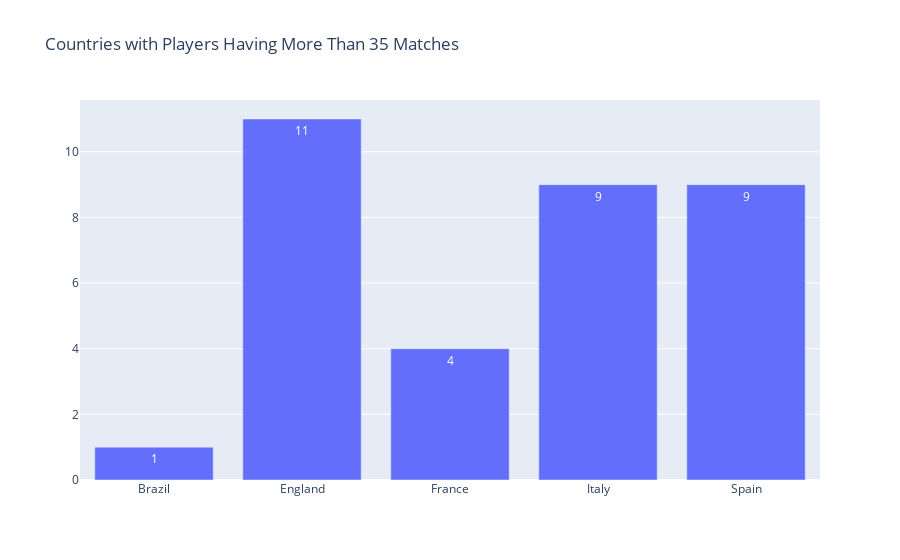

Source (notebook cell):
### Code cell
x = filtered_players['Country']
y = filtered_players['count']

fig = go.Figure(data=[go.Bar(x=x, y=y, text=y, textposition='auto')])

fig.update_layout(title='Countries with Players Having More Than 35 Matches')

iplot(fig)

### Figure 1 — Plotly figure (JSON) as saved in the notebook; plotly's stock layout.template omitted (floating-point values rounded to 4 significant figures)
{"data": [{"text": [1.0, 11.0, 4.0, 9.0, 9.0], "textposition": "auto", "type": "bar", "x": ["Brazil", "England", "France", "Italy", "Spain"], "y": [1, 11, 4, 9, 9]}], "layout": {"title": {"text": "Countries with Players Having More Than 35 Matches"}}}
